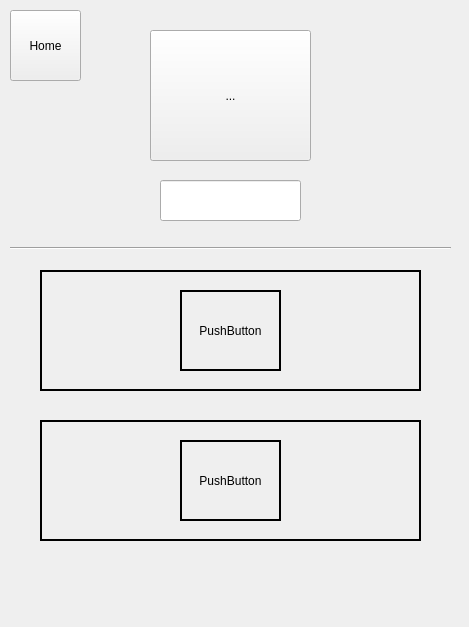
<?xml version="1.0" encoding="UTF-8"?>
<ui version="4.0">
 <class>ProfilePage</class>
 <widget class="QWidget" name="ProfilePage">
  <property name="geometry">
   <rect>
    <x>0</x>
    <y>0</y>
    <width>469</width>
    <height>627</height>
   </rect>
  </property>
  <widget class="QLabel" name="Profile_img_appearance">
   <property name="geometry">
    <rect>
     <x>150</x>
     <y>30</y>
     <width>161</width>
     <height>131</height>
    </rect>
   </property>
   <property name="text">
    <string>TextLabel</string>
   </property>
  </widget>
  <widget class="QToolButton" name="Tool_to_change_img">
   <property name="geometry">
    <rect>
     <x>150</x>
     <y>30</y>
     <width>161</width>
     <height>131</height>
    </rect>
   </property>
   <property name="text">
    <string>...</string>
   </property>
  </widget>
  <widget class="QLineEdit" name="UserName">
   <property name="geometry">
    <rect>
     <x>160</x>
     <y>180</y>
     <width>141</width>
     <height>41</height>
    </rect>
   </property>
  </widget>
  <widget class="Line" name="line">
   <property name="geometry">
    <rect>
     <x>10</x>
     <y>240</y>
     <width>441</width>
     <height>16</height>
    </rect>
   </property>
   <property name="orientation">
    <enum>Qt::Horizontal</enum>
   </property>
  </widget>
  <widget class="QPushButton" name="Homebutton">
   <property name="geometry">
    <rect>
     <x>10</x>
     <y>10</y>
     <width>71</width>
     <height>71</height>
    </rect>
   </property>
   <property name="text">
    <string>Home</string>
   </property>
  </widget>
  <widget class="QWidget" name="video_1" native="true">
   <property name="geometry">
    <rect>
     <x>40</x>
     <y>270</y>
     <width>381</width>
     <height>121</height>
    </rect>
   </property>
   <property name="styleSheet">
    <string notr="true">border: 2px solid black;</string>
   </property>
   <widget class="QPushButton" name="Play_Button_1">
    <property name="geometry">
     <rect>
      <x>140</x>
      <y>20</y>
      <width>101</width>
      <height>81</height>
     </rect>
    </property>
    <property name="text">
     <string>PushButton</string>
    </property>
   </widget>
  </widget>
  <widget class="QWidget" name="video_2" native="true">
   <property name="geometry">
    <rect>
     <x>40</x>
     <y>420</y>
     <width>381</width>
     <height>121</height>
    </rect>
   </property>
   <property name="styleSheet">
    <string notr="true">border: 2px solid black;</string>
   </property>
   <widget class="QPushButton" name="Play_Button_2">
    <property name="geometry">
     <rect>
      <x>140</x>
      <y>20</y>
      <width>101</width>
      <height>81</height>
     </rect>
    </property>
    <property name="text">
     <string>PushButton</string>
    </property>
   </widget>
  </widget>
 </widget>
 <resources/>
 <connections/>
</ui>
